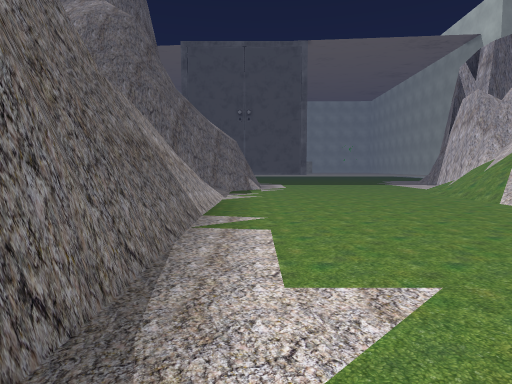
view 1 (above)

16 first-person views from a walk through a scene from a Unity 3-D project. The camera is 1.4 m above the floor, tilts 4° down and sees 75° across. The floor is counted in squares, 1 m on a side. Each view is taken from the middle of a square. On the plan, view 1 faces up. The plan holds only what a view shows up to about 15 squares ahead; the rest is blank. The place goes on beyond the plan. The player character is not drawn. Some surface patterns are stand-ins.

view 2
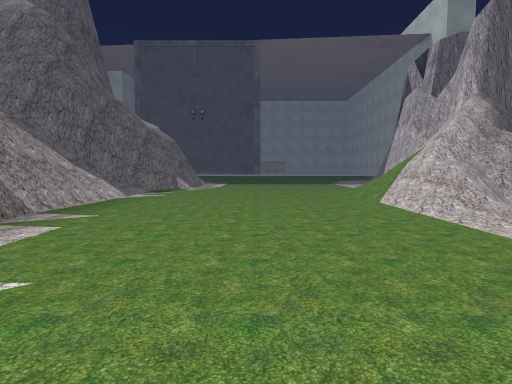

view 3
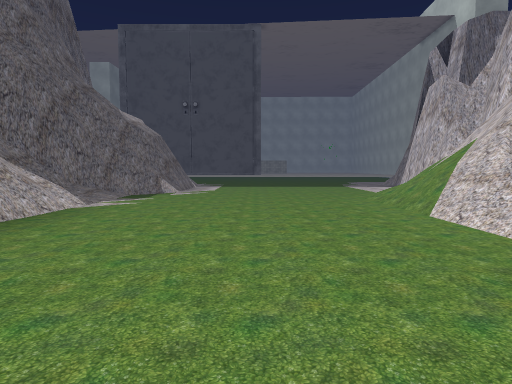

view 4
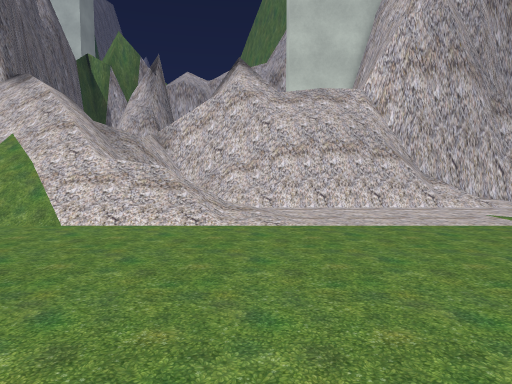

view 5
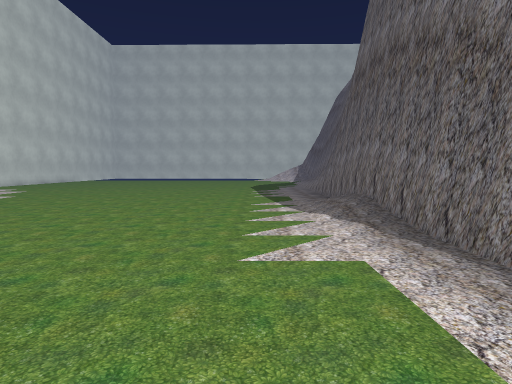

view 6
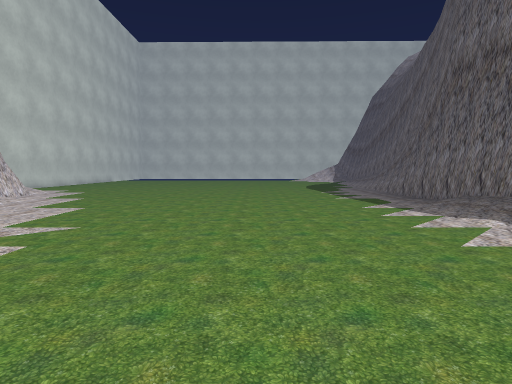

view 7
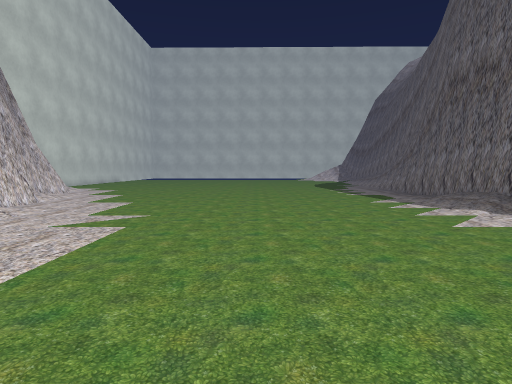

view 8
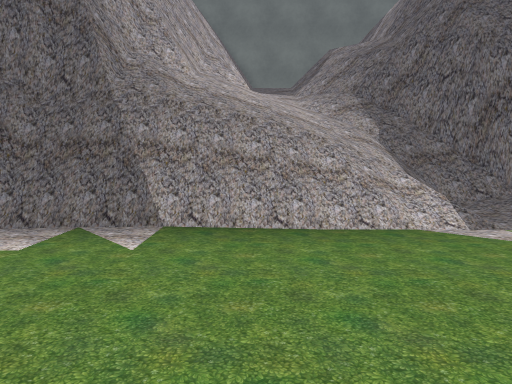

view 9
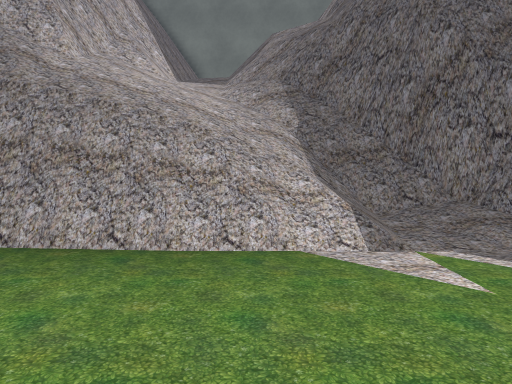

view 10
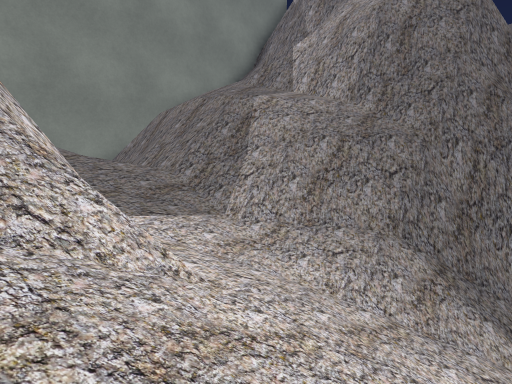

view 11
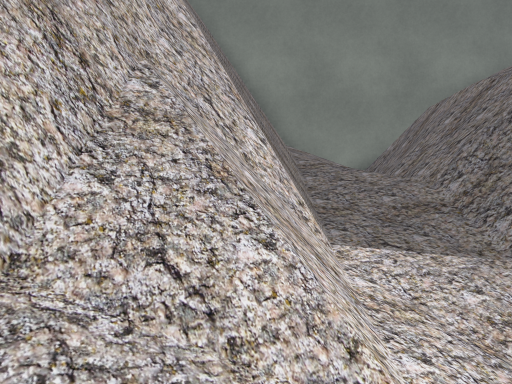

view 12
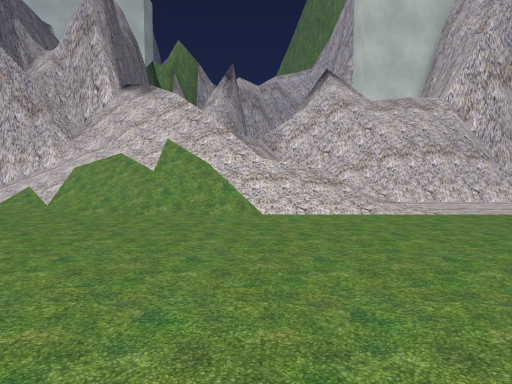

view 13
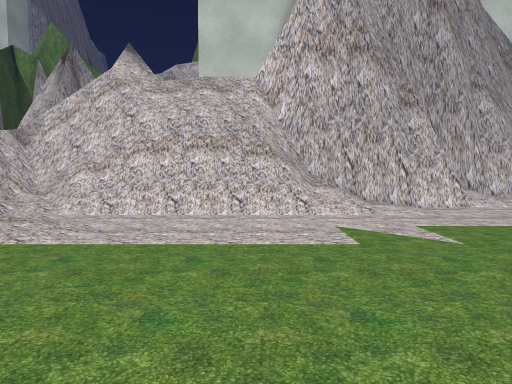

view 14
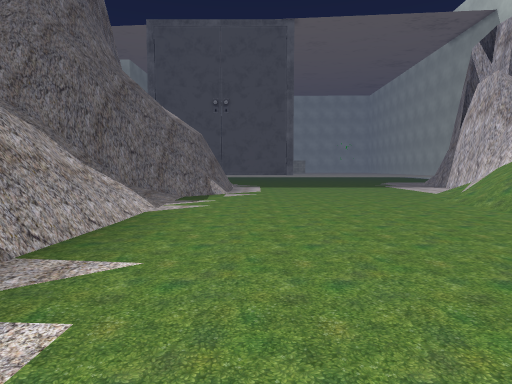

view 15
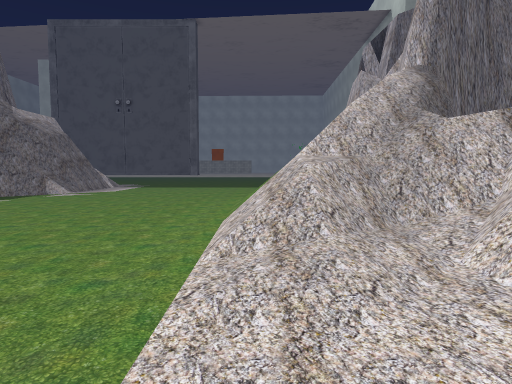

view 16
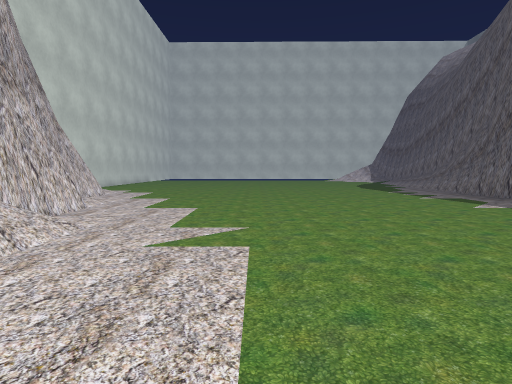

### Floor plan
Key: @ floor where view 1 was taken; # wall or solid block; . main floor; : floor 0.25 m higher than the main floor; + floor 0.5 m higher than the main floor; * floor 4.25 m higher than the main floor; % floor 4.5 m higher than the main floor; & floor 5 m higher than the main floor; / step, stairs or slope; = window, fence, low wall or low ledge; ^ raised ledge; v drop or lower ground; O other object.
Columns run from 17 left of view 1 to 18 right of it. Each row starts with its distance up from view 1.
 20              ##/............////= v
 19             ##//............///##vvv
 18     ##########/.............///=#v&v
 17     ^^^^^####=//............///=#%*v
 16    #^^^^###/=///............/////=#
 15 ####======/////=............//////
 14 # == //////////=............////////
 13 #  / /////////v#............//////==
 12 #====#==##////v#............////+==#
 11 #  ######=////v#............////==##
 10       ##====//v#............///####
  9        #####//v#............://###
  8           ##==v#...............=#
  7            #####...............=#
  6               ##...............=#
  5                #...............=#
  4                #...............=#
  3                #...............=###
  2                #................=##
  1                #................O##
  0                #/@...............#
 -1                #//...............#
 -2                #//...............##
 -3                #/................###
 -4                #//...............==#
 -5                #/.................O#
 -6                #...................#
 -7                #...................#

Where each view was taken, in squares from view 1:
view 1: 0 up, 0 right, facing up
view 2: 0 up, 5 right, facing up
view 3: 4 up, 5 right, facing up
view 4: 9 up, 2 right, facing right
view 5: 9 up, 2 right, facing down
view 6: 8 up, 6 right, facing down
view 7: 10 up, 7 right, facing down
view 8: 12 up, 6 right, facing left
view 9: 15 up, 4 right, facing left
view 10: 10 up, 5 left, facing up-left
view 11: 11 up, 6 left, facing left
view 12: 14 up, 0 right, facing right
view 13: 4 up, 4 right, facing right
view 14: 5 up, 2 right, facing up
view 15: 5 up, 11 right, facing up
view 16: 8 up, 10 right, facing down
